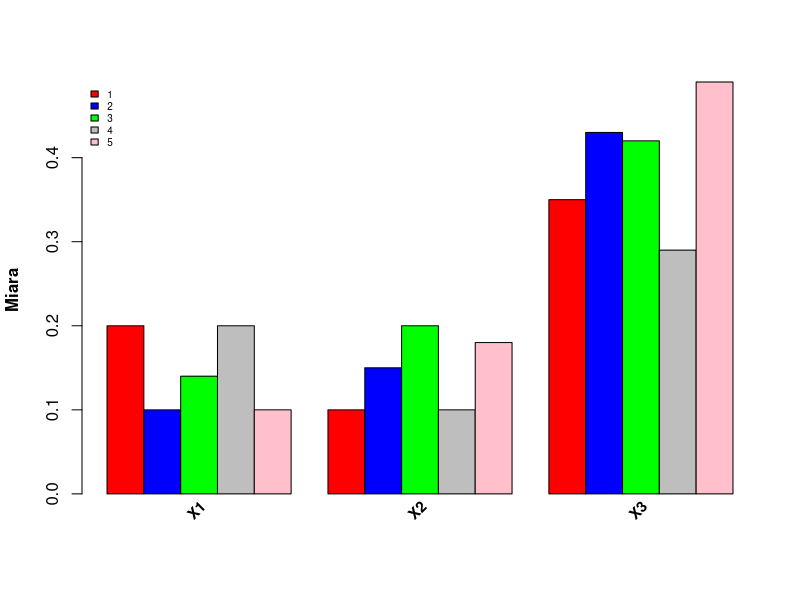

The R source for this figure:
labels <- c("X1","X2","X3")
data3 <- read.table("przykladowe_dane.txt", header=T, sep="\t")
x <- barplot(as.matrix(data3), main="", ylab= "Miara", xaxt="n", xlab="",font.lab=2,
   beside=TRUE, col=c("red","blue","green","grey","pink"))
text(x[3,], par("usr")[3], labels = labels, srt = 45, adj = c(1.1,1.1), xpd = TRUE, cex=.9,font=2)
legend("topleft", c("1","2","3","4","5"), cex=0.6, 
   bty="n", fill=c("red","blue","green","grey","pink"));